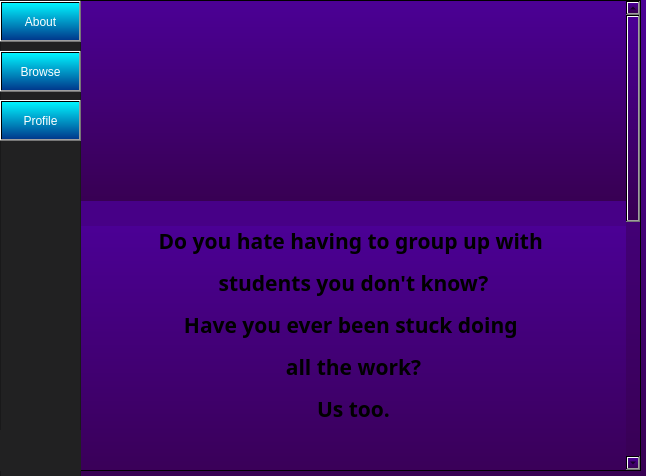
<?xml version="1.0" encoding="UTF-8"?>
<ui version="4.0">
 <class>Stinder_About</class>
 <widget class="QMainWindow" name="Stinder_About">
  <property name="geometry">
   <rect>
    <x>0</x>
    <y>0</y>
    <width>646</width>
    <height>476</height>
   </rect>
  </property>
  <property name="windowTitle">
   <string>MainWindow</string>
  </property>
  <property name="styleSheet">
   <string notr="true">background-color:qlineargradient(spread:pad, x1:1, y1:1, x2:1, y2:0, stop:0 rgba(56, 0, 83, 255), stop:1 rgba(75, 0, 149, 255))</string>
  </property>
  <widget class="QWidget" name="centralwidget">
   <widget class="QFrame" name="frame">
    <property name="geometry">
     <rect>
      <x>0</x>
      <y>0</y>
      <width>81</width>
      <height>481</height>
     </rect>
    </property>
    <property name="styleSheet">
     <string notr="true">background-color:rgb(33, 33, 34)</string>
    </property>
    <property name="frameShape">
     <enum>QFrame::StyledPanel</enum>
    </property>
    <property name="frameShadow">
     <enum>QFrame::Raised</enum>
    </property>
    <widget class="QPushButton" name="AboutButton">
     <property name="geometry">
      <rect>
       <x>0</x>
       <y>1</y>
       <width>81</width>
       <height>41</height>
      </rect>
     </property>
     <property name="styleSheet">
      <string notr="true">color: rgb(255, 255, 255);
background-color: qlineargradient(spread:pad, x1:1, y1:1, x2:1, y2:0, stop:0 rgba(0, 56, 140, 255), stop:1 rgba(0, 244, 255, 255));
font: 700 13pt &quot;Nexa Text Demo&quot;;
</string>
     </property>
     <property name="text">
      <string>About</string>
     </property>
    </widget>
    <widget class="QPushButton" name="BrowseButton">
     <property name="geometry">
      <rect>
       <x>0</x>
       <y>51</y>
       <width>81</width>
       <height>41</height>
      </rect>
     </property>
     <property name="styleSheet">
      <string notr="true">color: rgb(255, 255, 255);
background-color: qlineargradient(spread:pad, x1:1, y1:1, x2:1, y2:0, stop:0 rgba(0, 56, 140, 255), stop:1 rgba(0, 244, 255, 255));
font: 500 13pt &quot;Nexa Bold&quot;;
</string>
     </property>
     <property name="text">
      <string>Browse</string>
     </property>
    </widget>
    <widget class="QPushButton" name="ProfileButton">
     <property name="geometry">
      <rect>
       <x>0</x>
       <y>100</y>
       <width>81</width>
       <height>41</height>
      </rect>
     </property>
     <property name="styleSheet">
      <string notr="true">color: rgb(255, 255, 255);
background-color: qlineargradient(spread:pad, x1:1, y1:1, x2:1, y2:0, stop:0 rgba(0, 56, 140, 255), stop:1 rgba(0, 244, 255, 255));
font: 700 13pt &quot;Nexa Bold&quot;;</string>
     </property>
     <property name="text">
      <string>Profile</string>
     </property>
    </widget>
    <widget class="QLabel" name="logo">
     <property name="geometry">
      <rect>
       <x>0</x>
       <y>430</y>
       <width>81</width>
       <height>41</height>
      </rect>
     </property>
     <property name="text">
      <string/>
     </property>
     <property name="pixmap">
      <pixmap resource="../resources/stinder_images.qrc">:/logo/images/stinder_logo.png</pixmap>
     </property>
     <property name="scaledContents">
      <bool>true</bool>
     </property>
    </widget>
   </widget>
   <widget class="QScrollArea" name="scrollArea">
    <property name="geometry">
     <rect>
      <x>80</x>
      <y>0</y>
      <width>561</width>
      <height>471</height>
     </rect>
    </property>
    <property name="widgetResizable">
     <bool>true</bool>
    </property>
    <widget class="QWidget" name="scrollAreaWidgetContents_3">
     <property name="geometry">
      <rect>
       <x>-3</x>
       <y>0</y>
       <width>541</width>
       <height>1142</height>
      </rect>
     </property>
     <layout class="QVBoxLayout" name="verticalLayout">
      <property name="spacing">
       <number>25</number>
      </property>
      <property name="leftMargin">
       <number>0</number>
      </property>
      <property name="topMargin">
       <number>0</number>
      </property>
      <property name="rightMargin">
       <number>0</number>
      </property>
      <property name="bottomMargin">
       <number>0</number>
      </property>
      <item>
       <widget class="QLabel" name="label">
        <property name="sizePolicy">
         <sizepolicy hsizetype="Minimum" vsizetype="Minimum">
          <horstretch>100</horstretch>
          <verstretch>100</verstretch>
         </sizepolicy>
        </property>
        <property name="minimumSize">
         <size>
          <width>541</width>
          <height>200</height>
         </size>
        </property>
        <property name="toolTip">
         <string>&lt;html&gt;&lt;head/&gt;&lt;body&gt;&lt;p&gt;&lt;br/&gt;&lt;/p&gt;&lt;/body&gt;&lt;/html&gt;</string>
        </property>
        <property name="whatsThis">
         <string>&lt;html&gt;&lt;head/&gt;&lt;body&gt;&lt;p&gt;&lt;br/&gt;&lt;/p&gt;&lt;/body&gt;&lt;/html&gt;</string>
        </property>
        <property name="text">
         <string/>
        </property>
        <property name="textFormat">
         <enum>Qt::AutoText</enum>
        </property>
        <property name="pixmap">
         <pixmap resource="../resources/stinder_images.qrc">:/logo/images/stinder_logo.png</pixmap>
        </property>
        <property name="scaledContents">
         <bool>true</bool>
        </property>
        <property name="alignment">
         <set>Qt::AlignLeading|Qt::AlignLeft|Qt::AlignVCenter</set>
        </property>
       </widget>
      </item>
      <item>
       <widget class="QLabel" name="label_2">
        <property name="minimumSize">
         <size>
          <width>15</width>
          <height>0</height>
         </size>
        </property>
        <property name="font">
         <font>
          <family>Nexa Bold</family>
          <pointsize>15</pointsize>
          <weight>62</weight>
          <italic>false</italic>
          <bold>true</bold>
         </font>
        </property>
        <property name="autoFillBackground">
         <bool>false</bool>
        </property>
        <property name="styleSheet">
         <string notr="true">font: 500 15pt &quot;Nexa Bold&quot;</string>
        </property>
        <property name="text">
         <string>&lt;html&gt;&lt;head/&gt;&lt;body&gt;&lt;p align=&quot;center&quot;&gt;&lt;span style=&quot; font-size:16pt; font-weight:600;&quot;&gt;Do you hate having to group up with &lt;/span&gt;&lt;/p&gt;&lt;p align=&quot;center&quot;&gt;&lt;span style=&quot; font-size:16pt; font-weight:600;&quot;&gt;students you don't know?&lt;/span&gt;&lt;/p&gt;&lt;p align=&quot;center&quot;&gt;&lt;span style=&quot; font-size:16pt; font-weight:600;&quot;&gt;Have you ever been stuck doing &lt;/span&gt;&lt;/p&gt;&lt;p align=&quot;center&quot;&gt;&lt;span style=&quot; font-size:16pt; font-weight:600;&quot;&gt;all the work?&lt;/span&gt;&lt;/p&gt;&lt;p align=&quot;center&quot;&gt;&lt;span style=&quot; font-size:16pt; font-weight:600;&quot;&gt;Us too.&lt;/span&gt;&lt;/p&gt;&lt;p align=&quot;center&quot;&gt;&lt;br/&gt;&lt;/p&gt;&lt;/body&gt;&lt;/html&gt;</string>
        </property>
        <property name="scaledContents">
         <bool>false</bool>
        </property>
        <property name="alignment">
         <set>Qt::AlignLeading|Qt::AlignLeft|Qt::AlignVCenter</set>
        </property>
       </widget>
      </item>
      <item>
       <widget class="QLabel" name="label_3">
        <property name="styleSheet">
         <string notr="true">font: 500 8pt &quot;Nexa Demo&quot;</string>
        </property>
        <property name="text">
         <string>&lt;html&gt;&lt;head/&gt;&lt;body&gt;&lt;p align=&quot;center&quot;&gt;&lt;span style=&quot; font-weight:400;&quot;&gt;Stinder aims to solve those problems for those who would like to pair up with those with &lt;/span&gt;&lt;/p&gt;&lt;p align=&quot;center&quot;&gt;&lt;span style=&quot; font-weight:400;&quot;&gt;similar work ethic and motivations. &lt;/span&gt;&lt;/p&gt;&lt;p align=&quot;center&quot;&gt;&lt;span style=&quot; font-weight:400;&quot;&gt;Fill out your student information for your profile and browse through your class population &lt;/span&gt;&lt;/p&gt;&lt;p align=&quot;center&quot;&gt;&lt;span style=&quot; font-weight:400;&quot;&gt;for those with similar qualities to work as effectively as possible in a group setting!&lt;/span&gt;&lt;/p&gt;&lt;p align=&quot;center&quot;&gt;&lt;span style=&quot; font-weight:400;&quot;&gt;Filter students by major, coursework, schedule and more* to &lt;/span&gt;&lt;/p&gt;&lt;p align=&quot;center&quot;&gt;&lt;span style=&quot; font-weight:400;&quot;&gt;find your perfect match!&lt;/span&gt;&lt;br/&gt;&lt;/p&gt;&lt;/body&gt;&lt;/html&gt;</string>
        </property>
        <property name="scaledContents">
         <bool>false</bool>
        </property>
        <property name="alignment">
         <set>Qt::AlignLeading|Qt::AlignLeft|Qt::AlignVCenter</set>
        </property>
        <property name="wordWrap">
         <bool>false</bool>
        </property>
       </widget>
      </item>
      <item>
       <widget class="QLabel" name="label_4">
        <property name="styleSheet">
         <string notr="true">font: 500 8pt &quot;Nexa Bold&quot;</string>
        </property>
        <property name="text">
         <string>&lt;html&gt;&lt;head/&gt;&lt;body&gt;&lt;p align=&quot;center&quot;&gt;&lt;span style=&quot; font-size:14pt; font-weight:600; font-style:italic;&quot;&gt;Stinder. &lt;/span&gt;&lt;/p&gt;&lt;p align=&quot;center&quot;&gt;&lt;span style=&quot; font-size:14pt; font-weight:600; font-style:italic;&quot;&gt;Never have a bad (study) date again.&lt;/span&gt;&lt;/p&gt;&lt;p align=&quot;center&quot;&gt;&lt;br/&gt;&lt;/p&gt;&lt;/body&gt;&lt;/html&gt;</string>
        </property>
       </widget>
      </item>
      <item>
       <widget class="QLabel" name="label_5">
        <property name="styleSheet">
         <string notr="true">font: 700 13pt &quot;Nexa Text Demo&quot;</string>
        </property>
        <property name="text">
         <string>&lt;html&gt;&lt;head/&gt;&lt;body&gt;&lt;p align=&quot;center&quot;&gt;&lt;br/&gt;&lt;span style=&quot; font-size:12pt; text-decoration: underline;&quot;&gt;Meet Team Swipers&lt;/span&gt;&lt;/p&gt;&lt;p align=&quot;center&quot;&gt;&lt;span style=&quot; font-weight:400;&quot;&gt;Eddie Gibbons&lt;/span&gt;&lt;/p&gt;&lt;p align=&quot;center&quot;&gt;&lt;span style=&quot; font-weight:400;&quot;&gt;Allison Denham&lt;/span&gt;&lt;/p&gt;&lt;p align=&quot;center&quot;&gt;&lt;span style=&quot; font-weight:400;&quot;&gt;Carlos Echenique&lt;/span&gt;&lt;/p&gt;&lt;p align=&quot;center&quot;&gt;&lt;span style=&quot; font-weight:400;&quot;&gt;Wyatt Townsend&lt;/span&gt;&lt;/p&gt;&lt;p align=&quot;center&quot;&gt;&lt;span style=&quot; font-weight:400;&quot;&gt;Yuchen Xiong&lt;/span&gt;&lt;br/&gt;&lt;/p&gt;&lt;/body&gt;&lt;/html&gt;</string>
        </property>
       </widget>
      </item>
     </layout>
    </widget>
   </widget>
   <zorder>scrollArea</zorder>
   <zorder>frame</zorder>
  </widget>
 </widget>
 <resources>
  <include location="../resources/stinder_images.qrc"/>
 </resources>
 <connections/>
</ui>
